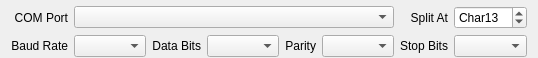
<?xml version="1.0" encoding="UTF-8"?>
<ui version="4.0">
 <class>SerialCommsForm</class>
 <widget class="QWidget" name="SerialCommsForm">
  <property name="geometry">
   <rect>
    <x>0</x>
    <y>0</y>
    <width>503</width>
    <height>58</height>
   </rect>
  </property>
  <property name="windowTitle">
   <string>Form</string>
  </property>
  <layout class="QGridLayout" name="gridLayout">
   <property name="topMargin">
    <number>6</number>
   </property>
   <property name="bottomMargin">
    <number>0</number>
   </property>
   <item row="1" column="2">
    <widget class="QLabel" name="label_4">
     <property name="text">
      <string>Data Bits</string>
     </property>
     <property name="alignment">
      <set>Qt::AlignRight|Qt::AlignTrailing|Qt::AlignVCenter</set>
     </property>
     <property name="buddy">
      <cstring>cmbDataBits</cstring>
     </property>
    </widget>
   </item>
   <item row="1" column="3">
    <widget class="QComboBox" name="cmbDataBits"/>
   </item>
   <item row="1" column="4">
    <widget class="QLabel" name="label_5">
     <property name="text">
      <string>Parity</string>
     </property>
     <property name="alignment">
      <set>Qt::AlignRight|Qt::AlignTrailing|Qt::AlignVCenter</set>
     </property>
     <property name="buddy">
      <cstring>cmbParity</cstring>
     </property>
    </widget>
   </item>
   <item row="1" column="5">
    <widget class="QComboBox" name="cmbParity"/>
   </item>
   <item row="1" column="7">
    <widget class="QComboBox" name="cmbStopBits"/>
   </item>
   <item row="1" column="6">
    <widget class="QLabel" name="label_6">
     <property name="text">
      <string>Stop Bits</string>
     </property>
     <property name="alignment">
      <set>Qt::AlignRight|Qt::AlignTrailing|Qt::AlignVCenter</set>
     </property>
     <property name="buddy">
      <cstring>cmbStopBits</cstring>
     </property>
    </widget>
   </item>
   <item row="0" column="0">
    <widget class="QLabel" name="label_2">
     <property name="text">
      <string>COM Port</string>
     </property>
     <property name="alignment">
      <set>Qt::AlignRight|Qt::AlignTrailing|Qt::AlignVCenter</set>
     </property>
     <property name="buddy">
      <cstring>cmbSerialList</cstring>
     </property>
    </widget>
   </item>
   <item row="0" column="7">
    <widget class="QSpinBox" name="spinBoxSplitChar">
     <property name="prefix">
      <string>Char</string>
     </property>
     <property name="maximum">
      <number>255</number>
     </property>
     <property name="value">
      <number>13</number>
     </property>
    </widget>
   </item>
   <item row="0" column="1" colspan="5">
    <widget class="QComboBox" name="cmbSerialList"/>
   </item>
   <item row="0" column="6">
    <widget class="QLabel" name="lblSplitChar">
     <property name="text">
      <string>Split At</string>
     </property>
     <property name="alignment">
      <set>Qt::AlignRight|Qt::AlignTrailing|Qt::AlignVCenter</set>
     </property>
     <property name="buddy">
      <cstring>spinBoxSplitChar</cstring>
     </property>
    </widget>
   </item>
   <item row="1" column="0">
    <widget class="QLabel" name="label_3">
     <property name="text">
      <string>Baud Rate</string>
     </property>
     <property name="alignment">
      <set>Qt::AlignRight|Qt::AlignTrailing|Qt::AlignVCenter</set>
     </property>
     <property name="buddy">
      <cstring>cmbBaud</cstring>
     </property>
    </widget>
   </item>
   <item row="1" column="1">
    <widget class="QComboBox" name="cmbBaud"/>
   </item>
   <item row="2" column="3">
    <spacer name="verticalSpacer">
     <property name="orientation">
      <enum>Qt::Vertical</enum>
     </property>
     <property name="sizeHint" stdset="0">
      <size>
       <width>0</width>
       <height>0</height>
      </size>
     </property>
    </spacer>
   </item>
  </layout>
  <action name="actionCommSettingsChange">
   <property name="text">
    <string>CommSettingsChange</string>
   </property>
  </action>
 </widget>
 <resources/>
 <connections>
  <connection>
   <sender>cmbBaud</sender>
   <signal>currentIndexChanged(int)</signal>
   <receiver>actionCommSettingsChange</receiver>
   <slot>trigger()</slot>
   <hints>
    <hint type="sourcelabel">
     <x>99</x>
     <y>44</y>
    </hint>
    <hint type="destinationlabel">
     <x>-1</x>
     <y>-1</y>
    </hint>
   </hints>
  </connection>
  <connection>
   <sender>cmbDataBits</sender>
   <signal>currentIndexChanged(int)</signal>
   <receiver>actionCommSettingsChange</receiver>
   <slot>trigger()</slot>
   <hints>
    <hint type="sourcelabel">
     <x>223</x>
     <y>44</y>
    </hint>
    <hint type="destinationlabel">
     <x>-1</x>
     <y>-1</y>
    </hint>
   </hints>
  </connection>
  <connection>
   <sender>cmbParity</sender>
   <signal>currentIndexChanged(int)</signal>
   <receiver>actionCommSettingsChange</receiver>
   <slot>trigger()</slot>
   <hints>
    <hint type="sourcelabel">
     <x>332</x>
     <y>44</y>
    </hint>
    <hint type="destinationlabel">
     <x>-1</x>
     <y>-1</y>
    </hint>
   </hints>
  </connection>
  <connection>
   <sender>cmbStopBits</sender>
   <signal>currentIndexChanged(int)</signal>
   <receiver>actionCommSettingsChange</receiver>
   <slot>trigger()</slot>
   <hints>
    <hint type="sourcelabel">
     <x>455</x>
     <y>44</y>
    </hint>
    <hint type="destinationlabel">
     <x>-1</x>
     <y>-1</y>
    </hint>
   </hints>
  </connection>
 </connections>
</ui>
